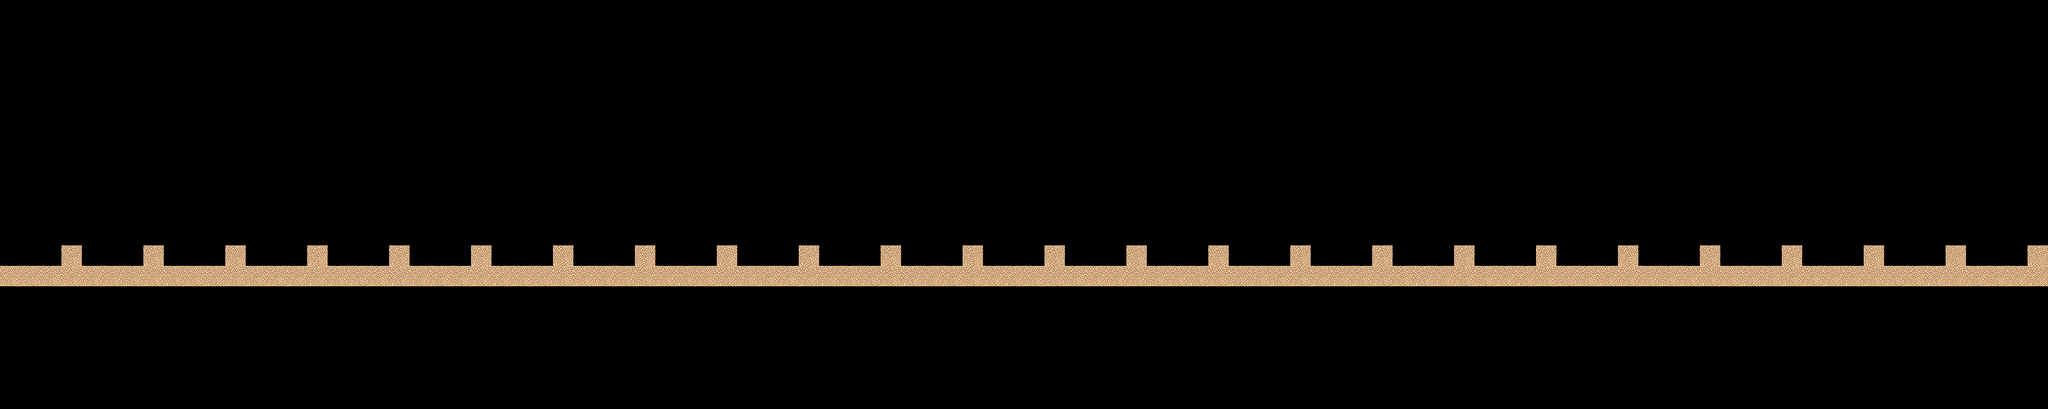

Below is a game level as drawn by its tile map, then a one-line description and the .tmx that defines it (tile-layer data replaced by summaries):
An orthogonal 100x20 tile map with 32x32 px tiles, 1 tile layer (main) and 1 object.

<map version="1.0" orientation="orthogonal" renderorder="right-down" width="100" height="20" tilewidth="32" tileheight="32" nextobjectid="54">
 <tileset firstgid="1" name="tmw_desert_spacing" tilewidth="32" tileheight="32" spacing="1" margin="1">
  <image source="resources/tmw_desert_spacing.png" width="265" height="199" />
  <tile id="29">
   <objectgroup draworder="index">
    <object id="0" x="0" y="0" width="32" height="31" />
   </objectgroup>
  </tile>
 </tileset>
 <layer name="main" width="100" height="20">
  <data>[2000 cells, 125 non-empty, 1 distinct tile ids]</data>
 </layer>
</map>
